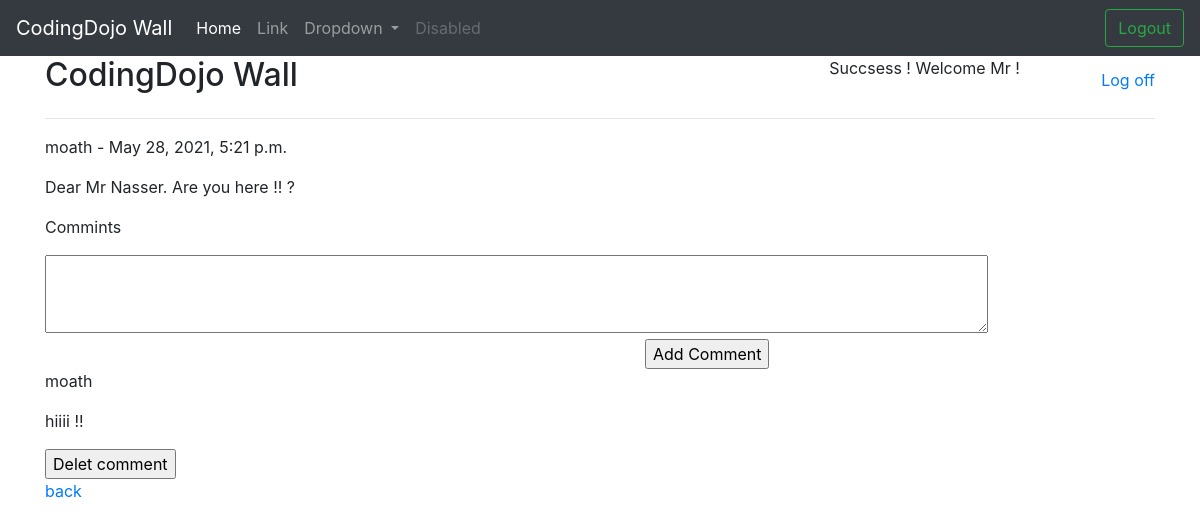
Before: /showCommenits/55 (signed in) with the older database file.
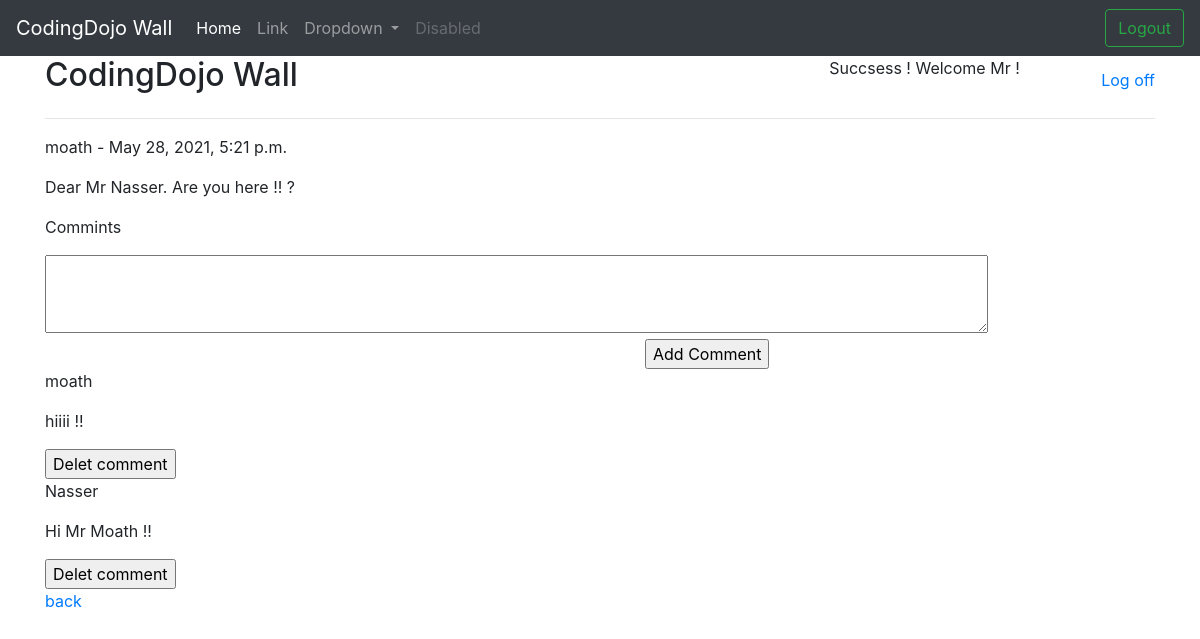
After: the same page with the newer database file.
### login_app/models.py (models this page shows)
class Messages(models.Model):
    message = models.TextField()
    user = models.ForeignKey(User,related_name="Users", on_delete = models.CASCADE)
    created_at = models.DateTimeField(auto_now_add=True)
    updated_at = models.DateTimeField(auto_now=True)
    objects = BlogManager()

class User(models.Model):
    first_name = models.CharField(max_length=255)
    last_name = models.CharField(max_length=255)
    email = models.EmailField(max_length=255)
    passwod = models.CharField(max_length=255)
    dateOfBirth = models.DateField(null=True, verbose_name='Date of Birth')
    objects = BlogManager()

class Comments(models.Model):
    comment = models.TextField()
    user = models.ForeignKey(User,related_name="Userss", on_delete = models.CASCADE)
    message = models.ForeignKey(Messages,related_name="messages", on_delete = models.CASCADE)
    created_at = models.DateTimeField(auto_now_add=True)
    updated_at = models.DateTimeField(auto_now=True)
    objects = BlogManager()

### login_app/views.py (the view)
# urls.py: path('showCommenits/<int:id>',views.showCommenits),
def showCommenits(req,id):
    all_messages = Messages.objects.filter(id=id)
    all_messages.first()
    users = req.session['user']
    myCommints = Comments.objects.filter(message = all_messages[0] )
    if req.session['user']:
        user = req.session['user']
        data={
        'my_commints':myCommints,
        'user':user,
        'my_massege': all_messages
        }
    return render(req,'profile.html',data)

### login_app/templates/profile.html (shortened to what this page needs)
{% extends 'base.html' %}
{%block content%}
    <div style="display: flex;justify-content: space-between;">
    <h2>CodingDojo Wall</h2>
    <p style="margin-left: 450px;">Succsess ! Welcome Mr {{user.fname}} !</p>
    <a href="/logout" style="margin-top: 12px;">Log off</a>
</div>
<hr>
{%for message in my_massege%}
<div>
    <p>{{message.user.first_name}} - {{message.created_at}} </p>
    <p>{{message.message}}</p>
<div>
    <p>Commints</p>
    <form action="MakeComment/{{message.id}}" method="POST">
        <textarea name="mycomment" id="comment" cols="90" rows="3"></textarea><br>
        <input type="submit" value="Add Comment" style="margin-left: 600px;">
    </form>
        {%for comment in my_commints %}
        <div>
            <p>{{comment.user.first_name}}</p>
            <p>{{comment.comment}}</p>
            <form action="deletcomment/{{comment.id}}" method="POST">
            <input type="submit" value="Delet comment">
            </form>
        </div>
        {%endfor%}
</div>
{%endfor%}
<div>
    <a href="/welcome">back</a>
</div>
{%endblock%}

### login_app/templates/base.html (shortened to what this page needs)
<!doctype html>
<html lang="en">
  <head>
    <link rel="stylesheet" href="https://maxcdn.bootstrapcdn.com/bootstrap/4.0.0/css/bootstrap.min.css">
</head>
<body>
    <nav class="navbar navbar-expand-lg navbar-dark bg-dark">
        <a class="navbar-brand" href="#">CodingDojo Wall</a>
        <div class="collapse navbar-collapse" id="navbarSupportedContent">
        <ul class="navbar-nav mr-auto">
            <li class="nav-item active">
            <a class="nav-link" href="#">Home <span class="sr-only">(current)</span></a>
            </li>
            <li class="nav-item">
            <a class="nav-link" href="#">Link</a>
            </li>
            <li class="nav-item dropdown">
            <a class="nav-link dropdown-toggle" href="#" id="navbarDropdown" role="button" data-toggle="dropdown" aria-haspopup="true" aria-expanded="false">
                Dropdown
            </a>
            </li>
            <li class="nav-item">
            <a class="nav-link disabled" href="#">Disabled</a>
            </li>
        </ul>
        <form class="form-inline my-2 my-lg-0" action="/logout" method="POST">
            <input class="btn btn-outline-success my-2 my-sm-0" type="submit" value="Logout">
        </form>
        </div>
    </nav>
    <div class="container">
        {% block content%}
        {%endblock%}
    </div>
</body>
</html>

Changed rows visible on the page:
added Comments: user.first_name "Nasser", comment "Hi Mr Moath !!"
